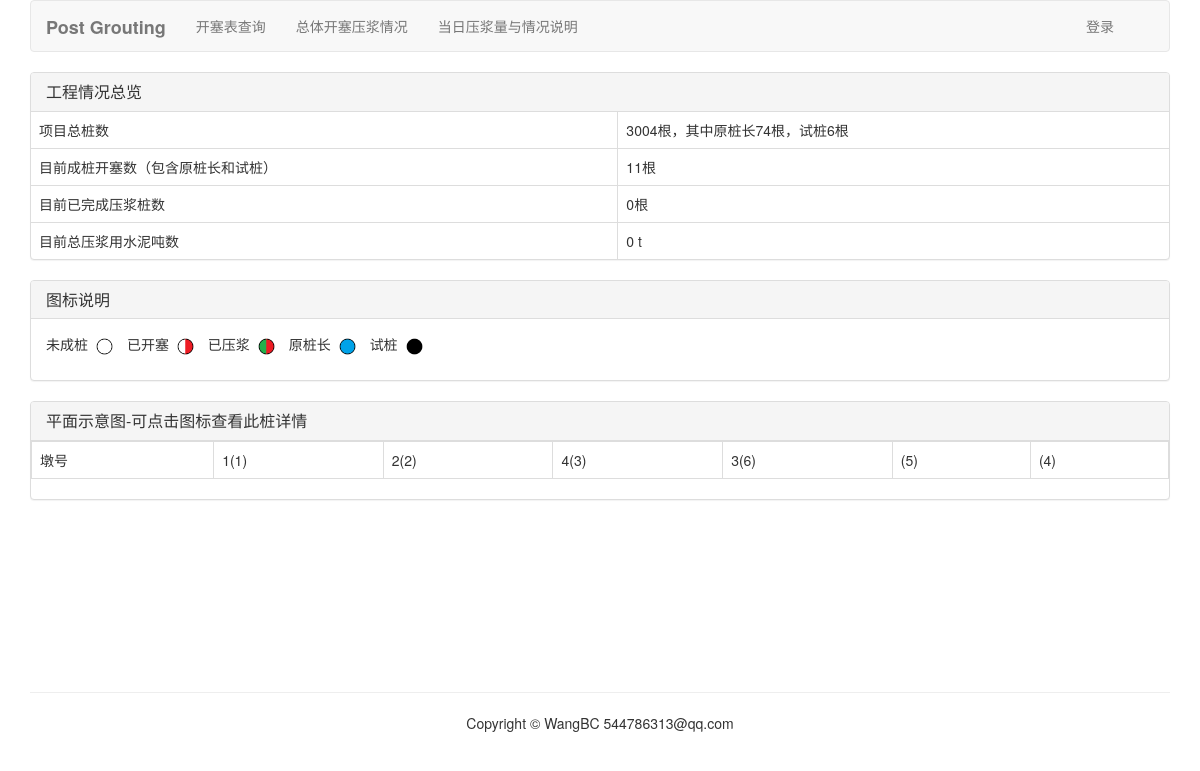
/overview/, run on an earlier commit of the app's database.
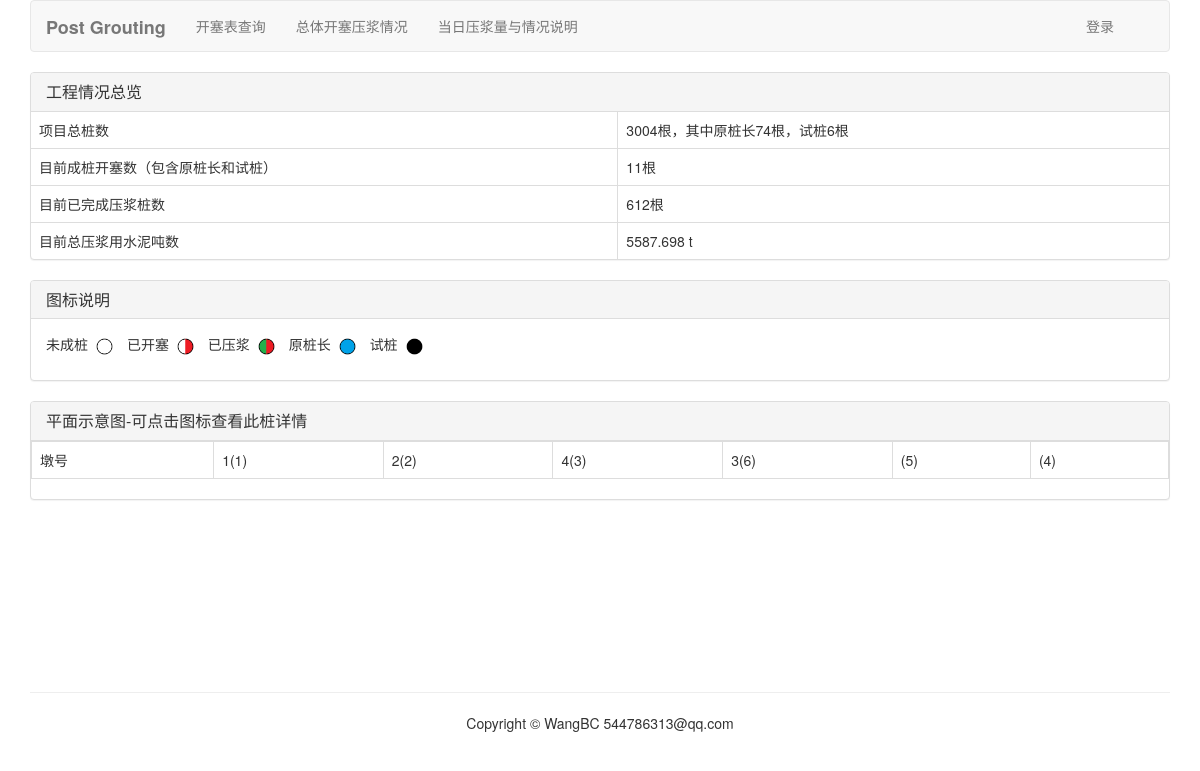
And on a later commit of the database.
### grout/models.py (models this page shows, shortened)
class Grout(models.Model):
	user = models.ForeignKey(User, related_name="grout", on_delete=models.CASCADE)
	name = models.CharField(max_length=20, unique=True)
	slug = models.SlugField(max_length=500, blank=True)
	grout_date = models.DateField(default=timezone.now())
	amount = models.FloatField()
	remark = models.CharField(max_length=500, blank=True)
	class Meta:
		ordering = ("id",)

### overview/views.py (the view)
# urls.py: path('overview/', include(('overview.urls','overview'), namespace='overview')),
@csrf_exempt
def overview(request):
	if request.method == "POST":
		pile_total = []
		pile_number = []
		trypile_name = []
		grout_name = []
		originalpile_name = []
		kaisaipile_name = []
		piles_name = []
		for obj in Totalpile.objects.all():
			pile_total.append(obj.name)
			pile_number.append(obj.number)
		trypile = Trypile.objects.values('name')
		ls_trypile = list(trypile)
		for each in ls_trypile:
			trypile_name.append(each['name'])
		originalpile = Originalpile.objects.values('name')
		ls_originalpile = list(originalpile)
		for each in ls_originalpile:
			originalpile_name.append(each['name'])
		kaisaipile = Kaisai.objects.values('name')
		ls_kaisaipile= list(kaisaipile)
		for each in ls_kaisaipile:
			kaisaipile_name.append(each['name'])
		groutpile = Grout.objects.values('name')
		ls_groutpile= list(groutpile)
		for each in ls_groutpile:
			grout_name.append(each['name'])
		for i in range(len(pile_total)):
			if pile_number[i]==4:
				for j in [1,2,4,3]:
					pile_name = pile_total[i]+'-'+str(j)
					if pile_name in trypile_name:
						piles_name.append({'name':pile_name,'value':'5'})
					elif pile_name in originalpile_name:
						piles_name.append({'name':pile_name,'value':'4'})
					elif pile_name in grout_name:
						piles_name.append({'name':pile_name,'value':'3'})
					elif pile_name in kaisaipile_name:
						piles_name.append({'name':pile_name,'value':'2'})
					else:
						piles_name.append({'name':pile_name,'value':'1'})
			elif pile_number[i]==6:
				for j in [1,2,3,6,5,4]:
					pile_name = pile_total[i]+'-'+str(j)
					if pile_name in trypile_name:
						piles_name.append({'name':pile_name,'value':'5'})
					elif pile_name in originalpile_name:
						piles_name.append({'name':pile_name,'value':'4'})
					elif pile_name in grout_name:
						piles_name.append({'name':pile_name,'value':'3'})
					elif pile_name in kaisaipile_name:
						piles_name.append({'name':pile_name,'value':'2'})
					else:
						piles_name.append({'name':pile_name,'value':'1'})
		data = json.dumps(piles_name)
		return HttpResponse(data, content_type="application/json")
	else:
		return render(request, "overview/overview.html")

### kaisai/templatetags/kaisai_tags.py (called while the page is built)
@register.simple_tag
def total_kaisai():
	return Kaisai.objects.count()

### overview/templatetags/overview_tags.py (called while the page is built)
@register.simple_tag
def total_pile():
	sum_pile = 0
	pile = Totalpile.objects.all()
	for each in pile:
		sum_pile = sum_pile + each.number
	return sum_pile

@register.simple_tag
def original_pile():
	return Originalpile.objects.count()

@register.simple_tag
def try_pile():
	return Trypile.objects.count()

@register.simple_tag
def grout_amount():
	return Grout.objects.count()

@register.simple_tag
def total_grout_amount():
	sum_amount = 0
	grout = Grout.objects.all()
	for each in grout:
		sum_amount = sum_amount + each.amount
	return round(sum_amount,3)

### templates/overview/overview.html (shortened to what this page needs)
{% extends "base.html" %}
{% load staticfiles %}
{% load kaisai_tags %}
{% load overview_tags %}
{% block content %}
<div class="panel panel-default ">
	<div class="panel-heading">
		<h3 class="panel-title">工程情况总览</h3>
	</div>
	<table class="table table-hover table-responsive table-bordered">
		<tr>
			<td>项目总桩数</td>
			<td>{% total_pile %}根，其中原桩长{% original_pile %}根，试桩{% try_pile %}根</td>
		</tr>
		<tr>
			<td>目前成桩开塞数（包含原桩长和试桩）</td>
			<td>{% total_kaisai %}根</td>
		</tr>
		<tr>
			<td>目前已完成压浆桩数</td>
			<td>{% grout_amount %}根</td>
		</tr>
		<tr>
			<td>目前总压浆用水泥吨数</td>
			<td>{% total_grout_amount %} t</td>
		</tr>
	</table>
</div>
<div class="panel panel-default">
	<div class="panel-heading">
		<h3 class="panel-title">图标说明</h3>
	</div>
	<ul class="list-inline panel-body">
		<li>未成桩<img  style="margin-left:8px" height='17' src="{% static 'images/pile_icon/pile_none.png' %}"></li>
 		<li>已开塞<img  style="margin-left:8px" height='17' src="{% static 'images/pile_icon/pile_kaisai.png' %}"></li>
 		<li>已压浆<img  style="margin-left:8px" height='17' src="{% static 'images/pile_icon/pile_grout.png' %}"></li>
 		<li>原桩长<img  style="margin-left:8px" height='17' src="{% static 'images/pile_icon/pile_original.png' %}"></li>
 		<li>试桩<img  style="margin-left:8px" height='17' src="{% static 'images/pile_icon/pile_try.png' %}"></li>
	</ul>
</div>
<div class="panel panel-default">
	<div class="panel-heading">
		<h3 class="panel-title">平面示意图-可点击图标查看此桩详情</h3>
	</div>
	<div class="row">
		<div class="col-xs-12 col-sm-12 col-md-12">
			<table class="table table-hover table-responsive table-bordered" id="tab">
				<tr>
					<td>墩号</td><td>1(1)</td><td>2(2)</td><td>4(3)</td><td>3(6)</td><td>(5)</td><td>(4)</td>
			</table>
		</div>
	</div>
</div>
{% endblock %}

What changed in the data, as far as the page shows it:
added Grout: amount.amount "5587.698"
Also different on the page:
text no longer shown: "0 0"
text now shown: "612"
